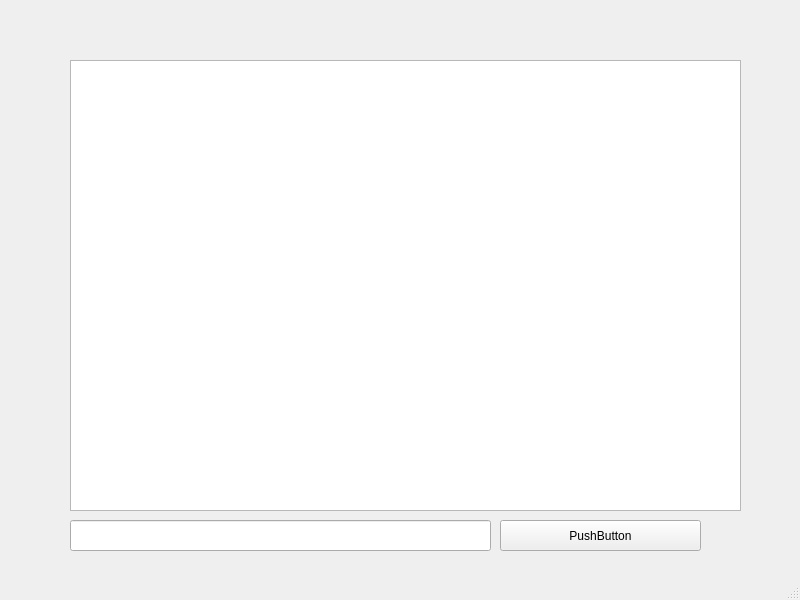
<?xml version="1.0" encoding="UTF-8"?>
<ui version="4.0">
 <class>MainWindow</class>
 <widget class="QMainWindow" name="MainWindow">
  <property name="geometry">
   <rect>
    <x>0</x>
    <y>0</y>
    <width>800</width>
    <height>600</height>
   </rect>
  </property>
  <property name="windowTitle">
   <string>MainWindow</string>
  </property>
  <widget class="QWidget" name="centralwidget">
   <widget class="QTextBrowser" name="textBrowser">
    <property name="geometry">
     <rect>
      <x>70</x>
      <y>60</y>
      <width>671</width>
      <height>451</height>
     </rect>
    </property>
   </widget>
   <widget class="QLineEdit" name="edit1">
    <property name="geometry">
     <rect>
      <x>70</x>
      <y>520</y>
      <width>421</width>
      <height>31</height>
     </rect>
    </property>
   </widget>
   <widget class="QPushButton" name="pushButton">
    <property name="geometry">
     <rect>
      <x>500</x>
      <y>520</y>
      <width>201</width>
      <height>31</height>
     </rect>
    </property>
    <property name="text">
     <string>PushButton</string>
    </property>
   </widget>
  </widget>
  <widget class="QMenuBar" name="menubar">
   <property name="geometry">
    <rect>
     <x>0</x>
     <y>0</y>
     <width>800</width>
     <height>22</height>
    </rect>
   </property>
  </widget>
  <widget class="QStatusBar" name="statusbar"/>
 </widget>
 <resources/>
 <connections/>
</ui>
